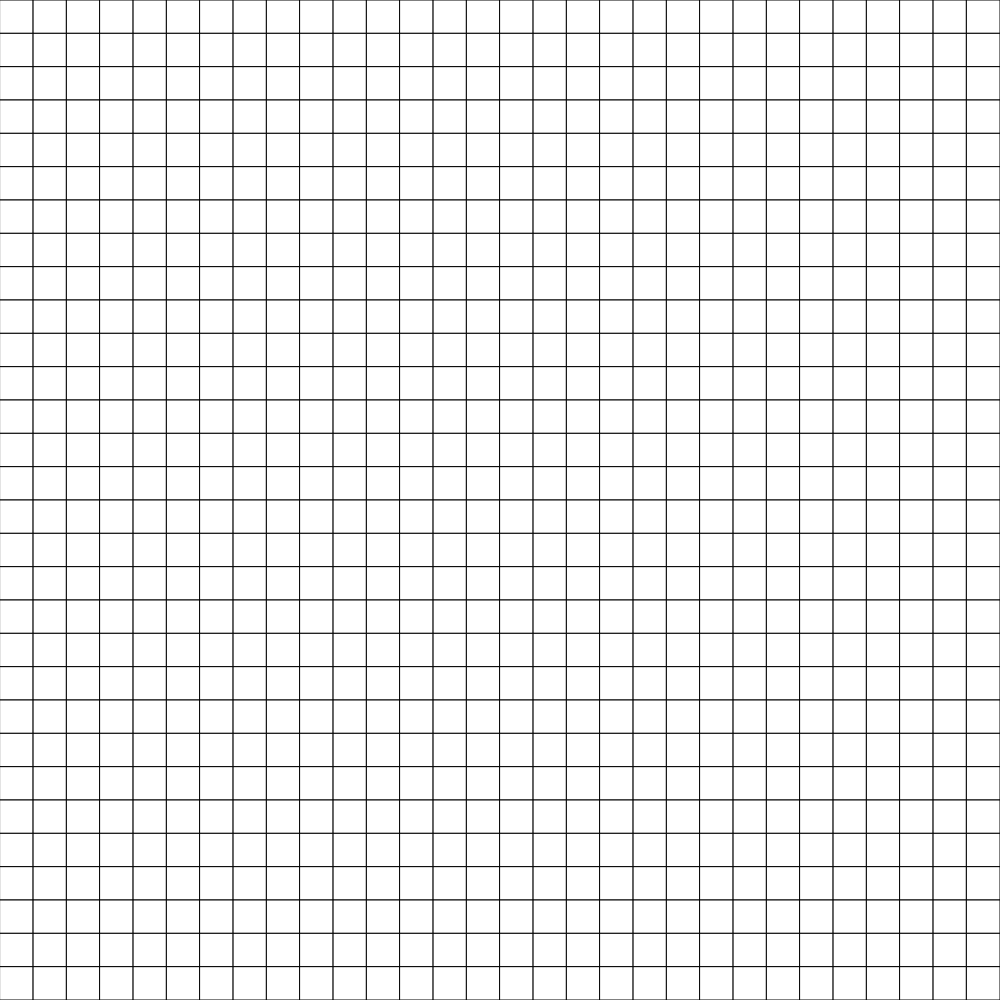
Frame 1 (no input)
Frame 60 (no input): identical to frame 1, image omitted
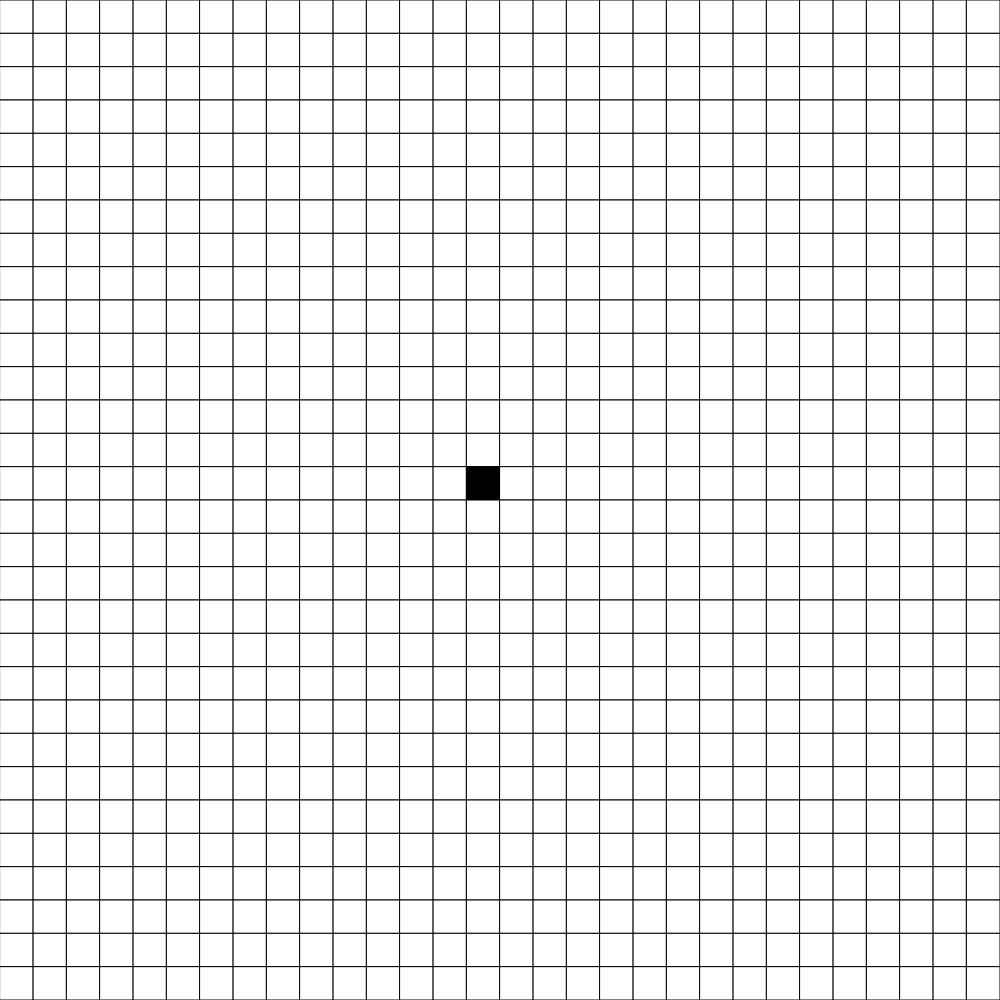
Frame 120 (the mouse pressed at the canvas centre since frame 60)

The p5.js sketch that drew these frames (run headless with seeded random() and noise() and a simulated clock; from frame 60 on, the mouse is pressed at the canvas centre):

// p5.js sketch
// ── sketch.js
let grid;
let rows = 30;
let cols = 30;

function setup() {
  if (windowWidth > windowHeight) {
    createCanvas(windowHeight, windowHeight);
  }
  else {
    createCanvas(windowWidth, windowWidth);
  }
  grid = createEmptyGrid();
}

function draw() {
  background(220);
  displayGrid(grid, rows, cols);
}

function windowResized() {
  if (windowWidth > windowHeight) {
    createCanvas(windowHeight, windowHeight);
  }
  else {
    createCanvas(windowWidth, windowWidth);
  }
}

function keyTyped() {
  if (key === "c") {
    grid = createEmptyGrid();
  }
}

function mousePressed() {
  let cellSize = width/cols;

  let xCoord = floor(mouseX / cellSize);
  let yCoord = floor(mouseY / cellSize);
  
  if (grid[yCoord][xCoord] === 1) {
    grid[yCoord][xCoord] = 0;
  }
  else {
    grid[yCoord][xCoord] = 1;
  }
}

function createEmptyGrid() {
  let emptyGrid = [];
  for (let x = 0; x < cols; x++) {
    emptyGrid.push([]);
    for (let y = 0; y < rows; y++) {
      emptyGrid[x].push(0);
    }
  }
  return emptyGrid;
}

function displayGrid(grid, rows, cols) {
  let cellSize = width / cols;
  for (let y = 0; y < rows; y++) {
    for (let x = 0; x < cols; x++) {
      if (grid[y][x] === 0) {
        fill(255);
      }
      else {
        fill(0);
      }
      rect(x*cellSize, y*cellSize, cellSize, cellSize);
    }
  }
}
